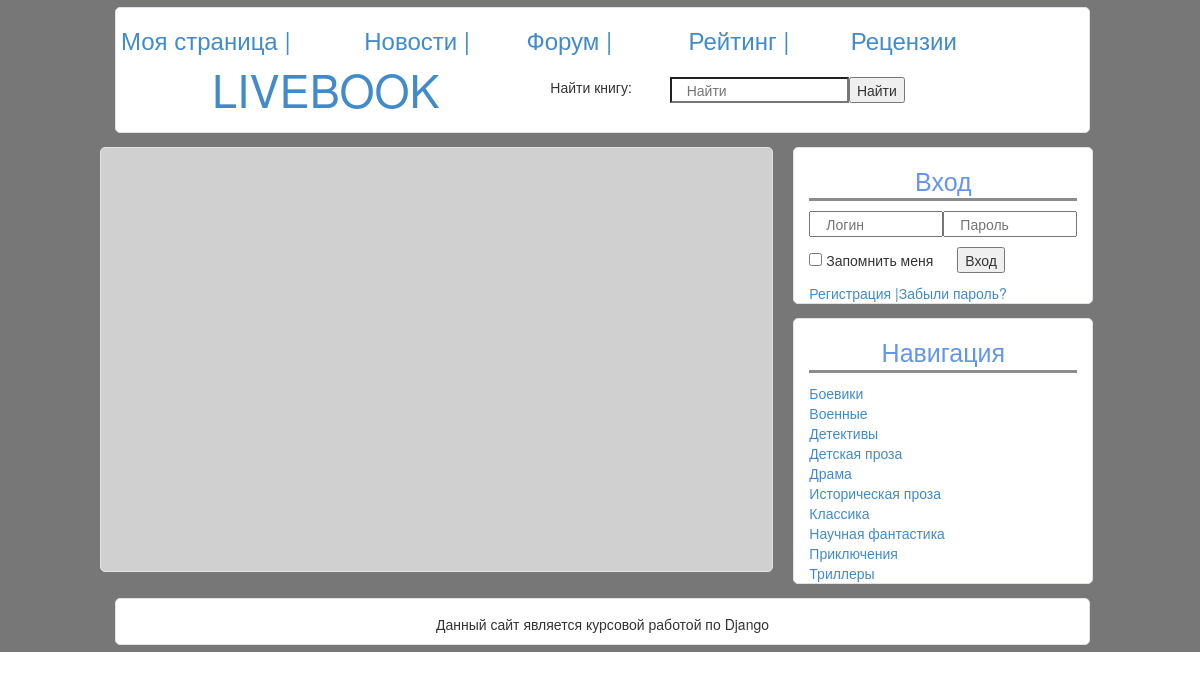
The page /reviews/ on the database as committed earlier.
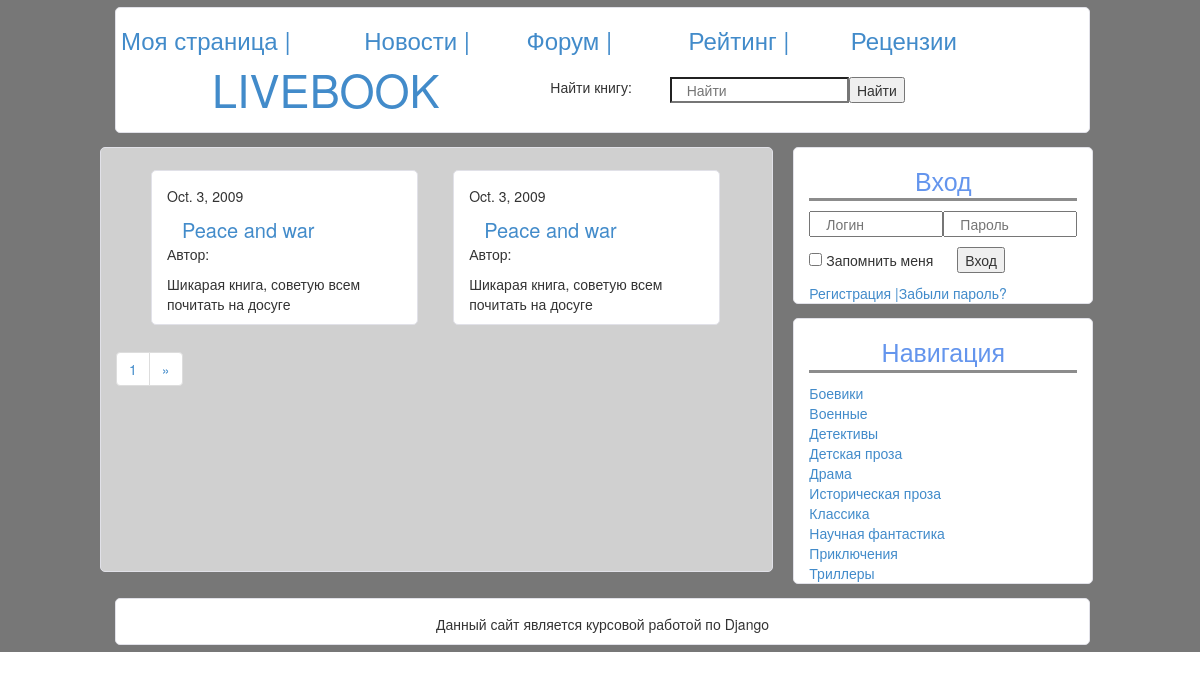
The same page on the database as committed later.
### Livebook/models.py (models this page shows)
class Review(models.Model):
    book = models.ForeignKey(Book)
    user = models.ForeignKey(User)
    text = models.TextField()
    date = models.DateField()
    positive = models.BooleanField()

class Book(models.Model):
    name = models.TextField()
    author = models.ForeignKey(Author)
    date = models.IntegerField()
    publishing = models.CharField(max_length=255)
    genres = models.ManyToManyField(Genre)
    cover = models.ImageField(upload_to="books/covers")
    annotation = models.TextField()

### Livebook/views.py (the view)
# urls.py: url(r'^reviews/$', ReviewsView.as_view(), name='reviews'),
class ReviewsView(ListView):
    model = Review
    template_name = "Livebook/reviews.html"
    context_object_name = "reviews"
    paginate_by = 2
    def get_queryset(self):
        qs = Review.objects.order_by("-date")
        return qs

### Livebook/templates/Livebook/reviews.html (shortened to what this page needs)
{% extends 'Livebook/base.html' %}
{% block content %}
     {% for review in reviews %}
        <div class="col-md-5 jumbotron-white book" >
            <p>{{ review.date }}</p>
            <div class="row">
                <a class="book-title" href="{% url 'book' 1 %}">{{ review.book.name }}</a>
            </div>
            <p>Автор: {{ review.user.name }}</p>
            <p>{{ review.text }}</p>
        </div>
    {% endfor %}
    {% if is_paginated %}
         <nav>
            <ul class="pagination">
                <li><a href="#">{{ page_obj.number }}</a></li>
                {% if page_obj.has_next %}
                  <li>  <a href="/reviews?page={{ page_obj.next_page_number }}">&raquo;</a></li>
                {% endif %}
            </ul>
       </nav>
    {% endif %}
{% endblock %}

Rows that differ between the two databases and show on the page:
added Review: date "Oct. 3, 2009", book.name "Peace and war", text "Шикарая книга, советую всем почитать на досуге"
added Review: date "Oct. 3, 2009", book.name "Peace and war", text "Шикарая книга, советую всем почитать на досуге"
Other text that changed with them:
{{ page_obj.number }}: (not shown) → "1"
